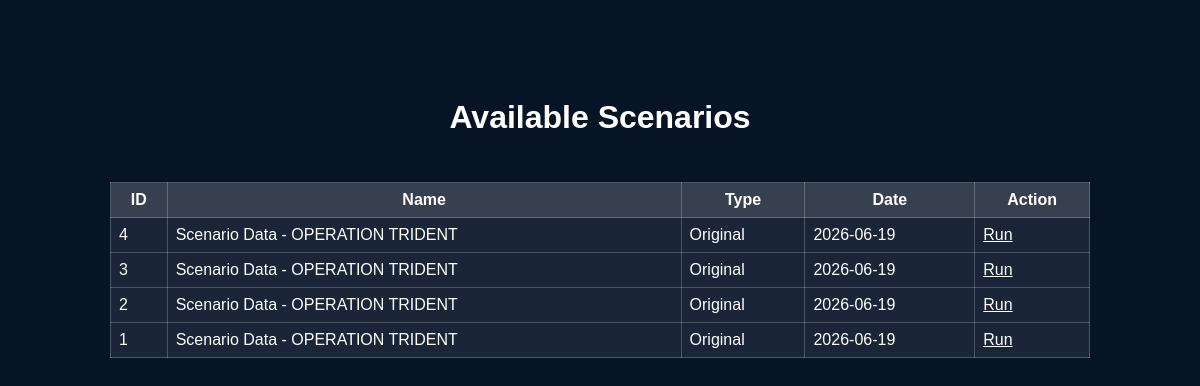
The app's page /scenarios with its own data.
### tables this page shows
CREATE TABLE scenarios (
        id INTEGER PRIMARY KEY AUTOINCREMENT,

        scenario_name TEXT,

        date TEXT,
        mission_brief TEXT,
        intel_summary TEXT,
        operation_properties TEXT,

        enemy_class TEXT,
        friendly_class TEXT,

        ship_start_x_nm REAL,
        ship_start_y_nm REAL,
        ship_speed_min REAL,
        ship_speed_max REAL,

        torpedo_start_x_nm REAL,
        torpedo_start_y_nm REAL,
        torpedo_speed REAL,

        objective_point_distance_nm REAL,
        objective_point_bearing_around_ship REAL,
        objective_point_multiplier INTEGER,
        objective_points_json TEXT,

        objective_point_x_nm REAL,
        objective_point_y_nm REAL,
        
        countermeasure_trigger_distance_nm REAL,

        created_at TIMESTAMP DEFAULT CURRENT_TIMESTAMP
    );

### app/routes.py (the view)
@main.get("/scenarios")
def scenarios():
    return render_template("scenarios.html", scenarios=get_all_scenarios())

### database.py (called while the page is built)
def get_db():
    conn = sqlite3.connect(DB_PATH)
    conn.row_factory = sqlite3.Row
    return conn

def get_all_scenarios():
    conn = get_db()
    cursor = conn.cursor()
    cursor.execute("SELECT * FROM scenarios ORDER BY id DESC")
    rows = cursor.fetchall()
    conn.close()
    return rows

### app/templates/scenarios.html (shortened to what this page needs)
{% extends "base.html" %}
{% block content %}
<h1>Available Scenarios</h1>
<table>
    <thead>
        <tr>
            <th>ID</th>
            <th>Name</th>
            <th>Type</th>
            <th>Date</th>
            <th>Action</th>
        </tr>
    </thead>
    <tbody>
        {% for scenario in scenarios %}
        <tr>
            <td>{{ scenario.id }}</td>
            <td>{{ scenario.scenario_name or ("Scenario " ~ scenario.id) }}</td>
            <td>
                {% if scenario.is_mutation == 1 %}
                    Mutation
                {% else %}
                    Original
                {% endif %}
            </td>
            <td>{{ scenario.date }}</td>
            <td>
                <a href="/view-scenario?scenario_id={{ scenario.id }}">Run</a>
            </td>
        </tr>
        {% endfor %}
    </tbody>
</table>
{% endblock %}

### app/templates/base.html (shortened to what this page needs)
<!DOCTYPE html>
<html lang="en">
<head>
    <link rel="stylesheet" type="text/css" href="{{ url_for('static', filename='style.css') }}">
</head>
<body>
    <div class="page-content">
        {% block content %}
        {% endblock %}
    </div>
</body>
</html>

### app/static/style.css (style rules this page uses)
.page-content { display: flex; flex-direction: column; align-items: center; justify-content: center; min-height: 80vh; gap: 25px; }
h1 { text-align: center; margin-top: 20px; }
body { margin: 0; background: #061426; color: white; font-family: Arial, Helvetica, sans-serif; }
a { color: white; }
.page-content { min-height: 100vh; justify-content: flex-start; padding: 24px; box-sizing: border-box; }
table { border-collapse: collapse; width: min(980px, 95vw); background: rgba(255,255,255,0.08); }
th, td { border: 1px solid rgba(255,255,255,0.22); padding: 8px; color: white; }
th { background: rgba(255,255,255,0.12); }

### records on screen
scenarios: id "4", scenario_name "Scenario Data - OPERATION TRIDENT", date "2026-06-19"
scenarios: id "3", scenario_name "Scenario Data - OPERATION TRIDENT", date "2026-06-19"
scenarios: id "2", scenario_name "Scenario Data - OPERATION TRIDENT", date "2026-06-19"
scenarios: id "1", scenario_name "Scenario Data - OPERATION TRIDENT", date "2026-06-19"
